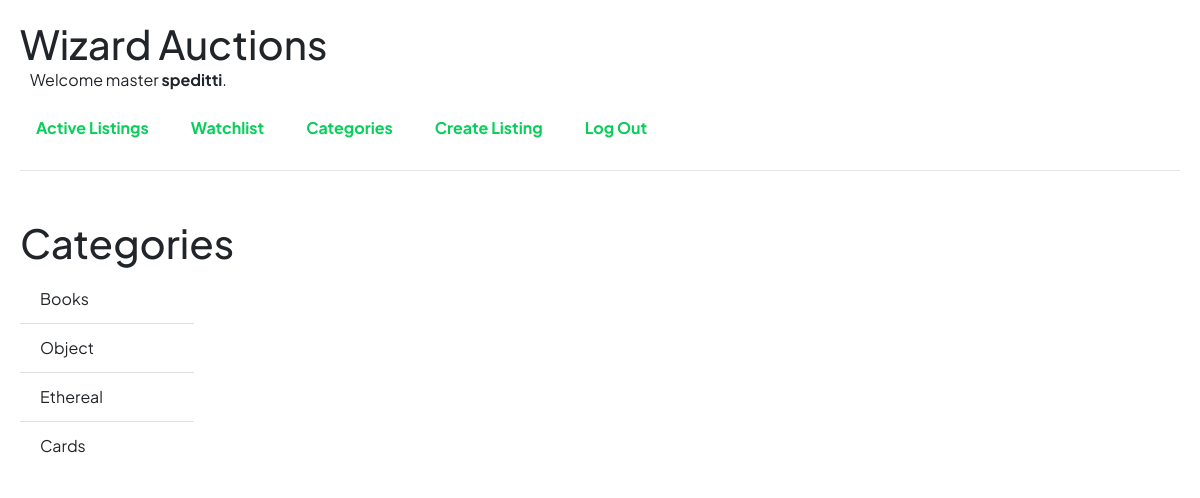
The page /categories (signed in) on the database its author committed.
### auctions/models.py (models this page shows)
class User(AbstractUser):
    pass

class Category(models.Model):
    name = models.CharField(max_length=30, unique=True)
    def __str__(self) -> str:
        return f"{self.name}"

### auctions/views.py (the view)
# urls.py: path("categories", views.categories, name="categories"),
def categories(request):
    categories = Category.objects.all()
    return render(request, "auctions/categories.html", {"categories":categories})

### auctions/templates/auctions/categories.html
{% extends "auctions/layout.html" %}
{% block body %}
  <div class="categories-container">
    <h2>Categories</h2>
    <div class="list">
      <ul class="list-group list-group-flush">
        {% for category in categories %}
          <a href="{% url 'category' category.id %}"  class="list-group-item" ><li>{{ category }}</li></a>
        {% empty %}
          <p>Looks like there's no categories</p>
        {% endfor %}
      </ul>
    </div>
  </div>
{% endblock %}

### auctions/templates/auctions/layout.html (shortened to what this page needs)
{% load static %}
<!DOCTYPE html>
<html lang="en">
    <head>
        <link rel="stylesheet" href="https://stackpath.bootstrapcdn.com/bootstrap/4.4.1/css/bootstrap.min.css">
        <link href="{% static 'auctions/styles.css' %}" rel="stylesheet">
    </head>
    <body>
        <div class="header">
            <h1>Wizard Auctions</h1>
            <div class="user">
                {% if user.is_authenticated %}
                    Welcome master <strong>{{ user.username }}</strong>.
                {% else %}
                    hello muggle :p
                {% endif %}
            </div>
        </div>
        <ul class="nav">
            <li class="nav-item">
                <a class="nav-link" href="{% url 'index' %}">Active Listings</a>
            </li>
            {% if user.is_authenticated %}
                <li class="nav-item">
                <a class="nav-link" href="{% url 'watchlist' %}">Watchlist</a>
                </li>
                <li class="nav-item">
                <a class="nav-link" href="{% url 'categories' %}">Categories</a>
                </li>
                <li class="nav-item">
                <a class="nav-link" href="{% url 'create_listing' %}">Create Listing</a>
                </li>
                <li class="nav-item">
                <a class="nav-link" href="{% url 'logout' %}">Log Out</a>
                </li>
            {% endif %}
        </ul>
        <hr>
        {% block body %}
        {% endblock %}
    </body>
</html>

### auctions/static/auctions/styles.css (style rules this page uses)
body { padding: 20px; font-family: 'Plus Jakarta Sans', sans-serif; }
.header h1 { margin: 0; }
.user { margin-bottom: 10px; margin-left: 10px; }
.nav { list-style-type: none; margin: 0; padding: 0; overflow: hidden; }
.nav li { float: left; margin-right: 10px; }
.nav li a { display: block; color: hsl(145, 93%, 42%); text-align: center; padding: 14px 16px; text-decoration: none; font-weight: bold; transition: color 0.2s ease-in-out; }
.categories-container { margin-top: 48px; }
.list { margin-bottom: 0; width: 15%; }
.list ul { list-style: none; padding: 0; margin: 0; }
.list ul a { text-decoration: none; color: inherit; }
.list ul li { padding: 0; border: none; }
h2 { font-size: 2.5rem; }

### rows shown on the page
User: username "speditti"
Category: name "Books"
Category: name "Object"
Category: name "Ethereal"
Category: name "Cards"
